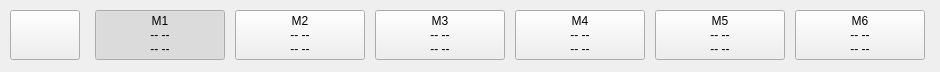
  <widget class="QWidget" name="rtsa_buttomMarker" native="true">
   <property name="geometry">
    <rect>
     <x>256</x>
     <y>641</y>
     <width>940</width>
     <height>72</height>
    </rect>
   </property>
   <property name="styleSheet">
    <string notr="true">/*******************indoor**********************/
#BitRtSa[status  =  &quot;indoor&quot;] 
#rtsa_buttomMarker
{
	background-color:rgb(76,76,76);
	border:2px;
    border-style:flat;
	border-bottom-style:solid;
	border-bottom-color: black;
	border-right-width:0px;
}
#BitRtSa[status  =  &quot;indoor&quot;] 
#rtsa_buttomMarker&gt;QPushButton
{
	text-align:left;
	font-size: 12px &quot;Arial&quot;;
   font-weight:bold; 
	color:white;
	padding: 7px 7px 4px 8px;
	border:1px solid rgba(142,142,142,1);
}
#BitRtSa[status  =  &quot;indoor&quot;] 
 #rtsa_buttomMarker&gt;QPushButton:checked
{
	border:1px solid rgba(240,179,29,1);
}

/*******************outdoor**********************/
#BitRtSa[status  =  &quot;outdoor&quot;] 
#rtsa_buttomMarker
{
	background-color:rgb(255,255,255);
	border:1px;
    border-style:solid;
    border-color:#979797;
/*
	border-bottom-style:solid;
	border-bottom-color: #979797;
	border-right-style:solid;
	border-right-color: #979797;
*/
}
#BitRtSa[status  =  &quot;outdoor&quot;] 
#rtsa_buttomMarker&gt;QPushButton
{
	text-align:left;
	font-size:12px &quot;Arial&quot;;
   font-weight:bold; 
	color:black;
	padding: 7px 7px 4px 8px;
	border:1px solid rgba(142,142,142,1);
}

#BitRtSa[status  =  &quot;outdoor&quot;] 
#rtsa_buttomMarker&gt;QPushButton:checked
{
	border:1px solid rgba(240,179,29,1);
}

/*******************night**********************/
#BitRtSa[status  =  &quot;night&quot;] 
#rtsa_buttomMarker
{
	background-color: #4A4131;
	border:2px;
    border-style:flat;
	border-bottom-style:solid;
	border-bottom-color: black;
	border-right-style:solid;
	border-right-color: black;
}
#BitRtSa[status  =  &quot;night&quot;] 
#rtsa_buttomMarker&gt;QPushButton
{
	text-align:left;
	font-size: 12px &quot;Arial&quot;;
   font-weight:bold; 
	color:#978464;
	padding: 7px 7px 4px 8px;
	border:1px solid rgba(142,142,142,1);
}

#BitRtSa[status  =  &quot;night&quot;] 
#rtsa_buttomMarker&gt;QPushButton:checked
{
	border:1px solid rgba(240,179,29,1);
}</string>
   </property>
   <widget class="QPushButton" name="pb_marker_AllOff_2">
    <property name="geometry">
     <rect>
      <x>10</x>
      <y>10</y>
      <width>70</width>
      <height>50</height>
     </rect>
    </property>
    <property name="focusPolicy">
     <enum>Qt::NoFocus</enum>
    </property>
    <property name="styleSheet">
     <string notr="true">/*QPushButton
{
	background-color: qlineargradient(spread:pad, x1:1, y1:0.375, x2:1, y2:0, stop:0 rgba(0, 0, 0, 255), stop:1 rgba(255, 255, 255, 255));
	color:white;
	border-radius:3px;
	border:1px solid rgba(165,165,165,1);
};

#pb_marker_AllOff_2:checked
{
	padding: 8px 14px 7px 15px;
	background-image: url(:/rtsa/image/fre_checked_left.png);
}
#pb_marker_AllOff_2:!checked
{
padding: 8px 14px 7px 15px;
	background-image: url(:/rtsa/image/btn_clear_all_click.png);
}

QPushButton
{
	padding: 4px 7px 4px 8px;
	border:0px flat rgba(0,0,0,1);
}
*/</string>
    </property>
    <property name="text">
     <string/>
    </property>
   </widget>
   <widget class="QPushButton" name="pb_marker_7">
    <property name="geometry">
     <rect>
      <x>95</x>
      <y>10</y>
      <width>130</width>
      <height>50</height>
     </rect>
    </property>
    <property name="contextMenuPolicy">
     <enum>Qt::DefaultContextMenu</enum>
    </property>
    <property name="styleSheet">
     <string notr="true"/>
    </property>
    <property name="text">
     <string>M1
-- --
-- --</string>
    </property>
    <property name="checkable">
     <bool>true</bool>
    </property>
    <property name="checked">
     <bool>true</bool>
    </property>
    <property name="autoExclusive">
     <bool>true</bool>
    </property>
   </widget>
   <widget class="QPushButton" name="pb_marker_8">
    <property name="geometry">
     <rect>
      <x>235</x>
      <y>10</y>
      <width>130</width>
      <height>50</height>
     </rect>
    </property>
    <property name="focusPolicy">
     <enum>Qt::NoFocus</enum>
    </property>
    <property name="styleSheet">
     <string notr="true">/*
QPushButton
{
	font: 75 10px &quot;Arial&quot;;
}
*/</string>
    </property>
    <property name="text">
     <string>M2
-- --
-- --</string>
    </property>
    <property name="checkable">
     <bool>true</bool>
    </property>
    <property name="autoExclusive">
     <bool>true</bool>
    </property>
   </widget>
   <widget class="QPushButton" name="pb_marker_9">
    <property name="geometry">
     <rect>
      <x>375</x>
      <y>10</y>
      <width>130</width>
      <height>50</height>
     </rect>
    </property>
    <property name="focusPolicy">
     <enum>Qt::NoFocus</enum>
    </property>
    <property name="styleSheet">
     <string notr="true">/*
QPushButton
{
	font: 75 10px &quot;Arial&quot;;
}
*/</string>
    </property>
    <property name="text">
     <string>M3
-- --
-- --</string>
    </property>
    <property name="checkable">
     <bool>true</bool>
    </property>
    <property name="autoExclusive">
     <bool>true</bool>
    </property>
   </widget>
   <widget class="QPushButton" name="pb_marker_10">
    <property name="geometry">
     <rect>
      <x>515</x>
      <y>10</y>
      <width>130</width>
      <height>50</height>
     </rect>
    </property>
    <property name="focusPolicy">
     <enum>Qt::NoFocus</enum>
    </property>
    <property name="styleSheet">
     <string notr="true">/*
QPushButton
{
	font: 75 10px &quot;Arial&quot;;
}
*/</string>
    </property>
    <property name="text">
     <string>M4
-- --
-- --</string>
    </property>
    <property name="checkable">
     <bool>true</bool>
    </property>
    <property name="autoExclusive">
     <bool>true</bool>
    </property>
   </widget>
   <widget class="QPushButton" name="pb_marker_11">
    <property name="geometry">
     <rect>
      <x>655</x>
      <y>10</y>
      <width>130</width>
      <height>50</height>
     </rect>
    </property>
    <property name="focusPolicy">
     <enum>Qt::NoFocus</enum>
    </property>
    <property name="styleSheet">
     <string notr="true">/*
QPushButton
{
	font: 75 10px &quot;Arial&quot;;
}
*/</string>
    </property>
    <property name="text">
     <string>M5
-- --
-- --</string>
    </property>
    <property name="checkable">
     <bool>true</bool>
    </property>
    <property name="autoExclusive">
     <bool>true</bool>
    </property>
   </widget>
   <widget class="QPushButton" name="pb_marker_12">
    <property name="geometry">
     <rect>
      <x>795</x>
      <y>10</y>
      <width>130</width>
      <height>50</height>
     </rect>
    </property>
    <property name="focusPolicy">
     <enum>Qt::NoFocus</enum>
    </property>
    <property name="styleSheet">
     <string notr="true">/*
QPushButton
{
	font: 75 10px &quot;Arial&quot;;
}
*/</string>
    </property>
    <property name="text">
     <string>M6
-- --
-- --</string>
    </property>
    <property name="checkable">
     <bool>true</bool>
    </property>
    <property name="autoExclusive">
     <bool>true</bool>
    </property>
   </widget>
  </widget>
